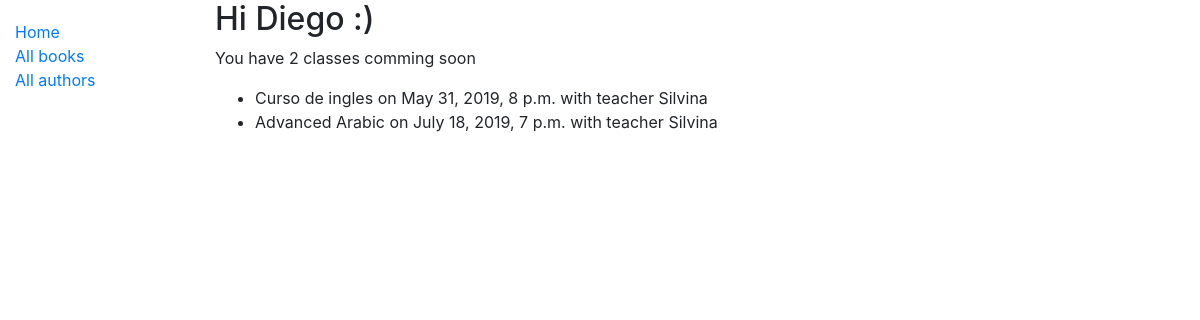
/appointment/, run on the app's committed database.
### appointment/models.py (models this page shows, shortened)
class Appointment(models.Model):
    STATUS = (
        ('C', 'Created'),
        ('A', 'Accepted'),
        ('P', 'Paid'),
        ('T', 'Taken'),
        ('X', 'Cancelled'),
        ('R', 'Reprogrammed'),
    )
    id = models.UUIDField(
        max_length=32,
        primary_key=True,
        default=uuid.uuid4,
        editable=False)
    description = models.CharField(
        max_length=640,
        help_text='Description of the appointment')
    status = models.CharField(
        max_length=1,
        choices=STATUS,
        blank=True,
        default='c',
        help_text='Appointment Current Status',
    )
    taker_user = models.ForeignKey(
        User,
        on_delete=models.DO_NOTHING,
        related_name='%(class)s_taker_user',
        help_text='Taker user')
    giver_user = models.ForeignKey(
        User,
        on_delete=models.DO_NOTHING,
        related_name='%(class)s_giver_user',
        help_text='Giver user')
    starting_at = models.DateTimeField(help_text='Start datetime')
    ending_at = models.DateTimeField(
        help_text='Expected end datetime',
        null=True)
    ended_at = models.DateTimeField(
        help_text='Effective end datetime',
        null=True,
        blank= True)
    paid = models.DecimalField(
        help_text='Amount paid',
        max_digits=10,
        decimal_places=4,
        null=True,
        blank=True
        )
    feedback = models.CharField(
        max_length=1024,
        help_text='Feedback given by giver',
        null= True,
        blank=True
        )
    created_at = models.DateTimeField(
        help_text='Effective end datetime',
        auto_now_add=True)
    class Meta:
        ordering = ['id', 'starting_at']

### appointment/views.py (the view)
# urls.py: path('', views.index, name='index'),
def index(request):
    authorized_email = "diego.cofre@gmail.com"
    usr = models.User.objects.filter(email__exact=authorized_email).first();
    if (not usr):
        error = {
            'msg' : "User is unregistered. Please register here",
        }
        return render(request, 'error.html', context = error)
    else:
        appolist = models.Appointment.objects.filter(taker_user__exact=usr, status= 'P', starting_at__gt = datetime.now()).order_by('starting_at')
        context = {
            'usr' : usr,
            'totalappointments' : appolist.count(),
            'appointments' : appolist
        }
        return render(request, 'index.html', context = context)

### appointment/templates/index.html
{% extends "base_generic.html" %}
{% block content %}
<h2>Hi {{ usr.first_name }} :)</h2>
<p>You have {{totalappointments}} classes comming soon</p>
<ul>
    {% for appo in appointments %}
        <li>{{ appo.description }} on {{ appo.starting_at }} with teacher {{ appo.giver_user.first_name }}</li>
    {% endfor %}
</ul>
{% endblock %}

### appointment/templates/base_generic.html (shortened to what this page needs)
<!DOCTYPE html>
<html lang="en">
<head>
  <link rel="stylesheet" href="https://stackpath.bootstrapcdn.com/bootstrap/4.1.3/css/bootstrap.min.css">
  {% load static %}
  <link rel="stylesheet" href="{% static 'css/styles.css' %}">
</head>
<body>
  <div class="container-fluid">
    <div class="row">
      <div class="col-sm-2">
      {% block sidebar %}
        <ul class="sidebar-nav">
          <li><a href="{% url 'index' %}">Home</a></li>
          <li><a href="">All books</a></li>
          <li><a href="">All authors</a></li>
        </ul>
     {% endblock %}
      </div>
      <div class="col-sm-10 ">{% block content %}{% endblock %}</div>
    </div>
  </div>
</body>
</html>

### appointment/templates/static/css/styles.css (style rules this page uses)
.sidebar-nav { margin-top: 20px; padding: 0; list-style: none; }

### data on the page
Appointment: description "Curso de ingles", starting_at "May 31, 2019, 8 p.m.", giver_user.first_name "Silvina"
Appointment: description "Advanced Arabic", starting_at "July 18, 2019, 7 p.m.", giver_user.first_name "Silvina"

### other printed values
{{ usr.first_name }} "Diego"
{{ totalappointments }} "2"
